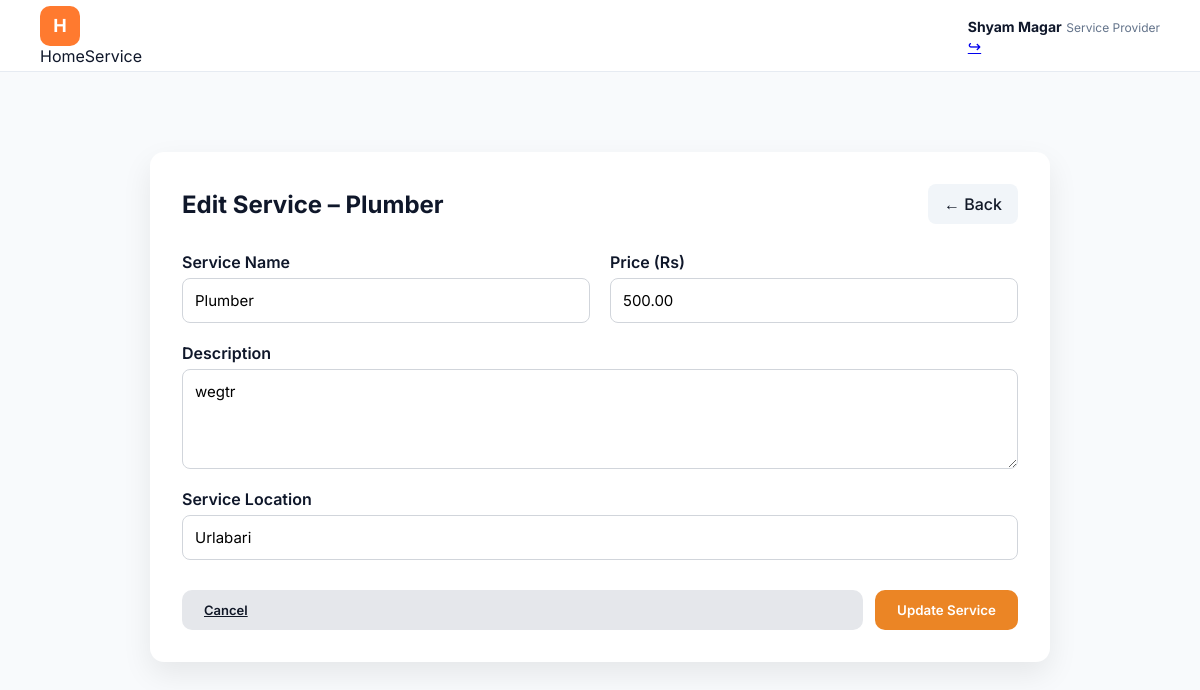
/booking/provider/services/edit/4/ (signed in), run on the app's committed database.
### booking/models.py (models this page shows, shortened)
class Service(models.Model):
    provider = models.ForeignKey(
        Profile,
        on_delete=models.CASCADE,
        related_name="services"
    )
    name = models.CharField(max_length=100)
    description = models.TextField()
    category = models.CharField(
        max_length=50,
        choices=CATEGORY_CHOICES
    )
    price = models.DecimalField(
        max_digits=10,
        decimal_places=2,
        default=0.00
    )
    location = models.CharField(
        max_length=255,
        null=True,
        blank=True
    )
    is_active = models.BooleanField(default=True)
    created_at = models.DateTimeField(auto_now_add=True)

### booking/views.py (the view, shortened to what this page needs)
# urls.py: path("provider/services/edit/<int:service_id>/", views.edit_service, name="edit_service"),
@login_required
def edit_service(request, service_id):
    service = get_object_or_404(
        Service,
        id=service_id,
        provider=request.user.profile
    )
    return render(request, "booking/edit_service.html", {
        "service": service
    })

### booking/templates/booking/edit_service.html (shortened to what this page needs)
{% load static %}
<!DOCTYPE html>
<html lang="en">
<head>
    <link rel="stylesheet" href="{% static 'account/css/dashboard.css' %}">
    <link rel="stylesheet" href="{% static 'booking/css/provider_services.css' %}">
</head>
<body>
<header class="navbar">
    <div class="logo">
        <div class="logo-box">H</div>
        <span>HomeService</span>
    </div>
    <div class="user-info">
        <div class="user-text">
            <strong>{{ request.user.first_name }}</strong>
            <span>Service Provider</span>
        </div>
        <a href="{% url 'logout' %}" class="logout">↪</a>
    </div>
</header>
<main class="container">
    <div class="edit-wrapper">
        <div class="edit-header">
            <h2>Edit Service – {{ service.name }}</h2>
            <a href="{% url 'provider_services' %}" class="back-btn">← Back</a>
        </div>
        <form method="post">
            <div class="form-grid">
                <div class="form-group">
                    <label>Service Name</label>
                    <input type="text" name="name" value="{{ service.name }}" required>
                </div>
                <div class="form-group">
                    <label>Price (Rs)</label>
                    <input type="number" name="price" value="{{ service.price }}" required>
                </div>
                <div class="form-group full">
                    <label>Description</label>
                    <textarea name="description" required>{{ service.description }}</textarea>
                </div>
                <div class="form-group full">
                    <label>Service Location</label>
                    <input type="text" name="location" value="{{ service.location }}">
                </div>
            </div>
            <div class="form-actions">
                <a href="{% url 'provider_services' %}" class="btn-secondary">Cancel</a>
                <button type="submit" class="btn-primary">Update Service</button>
            </div>
        </form>
    </div>
</main>
</body>
</html>

### account/static/account/css/dashboard.css (style rules this page uses)
* { margin: 0; padding: 0; box-sizing: border-box; font-family: 'Inter', sans-serif; }
body { background: #f8fafc; color: #0f172a; }
.navbar { height: 72px; padding: 0 40px; background: #fff; border-bottom: 1px solid #e6ebf2; display: flex; align-items: center; justify-content: space-between; }
.logo-box { width: 40px; height: 40px; background: #ff7a2f; color: #fff; font-weight: 700; font-size: 18px; border-radius: 10px; display: flex; align-items: center; justify-content: center; }
.user-text strong { font-size: 14px; }
.user-text span { font-size: 12px; color: #64748b; }
.container { padding: 40px; }
.btn-secondary { flex: 1; padding: 10px 16px; background: #f1f5f9; border: 1px solid #cbd5e1; border-radius: 8px; font-size: 13px; font-weight: 600; color: #0f172a; cursor: pointer; transition: all 0.2s ease; }

### booking/templates/booking/edit_service.html (style rules this page uses)
.edit-wrapper { max-width: 900px; margin: 40px auto; background: #fff; border-radius: 14px; padding: 32px; box-shadow: 0 12px 30px rgba(0,0,0,0.08); }
.edit-header { display: flex; justify-content: space-between; align-items: center; margin-bottom: 28px; }
.edit-header h2 { font-size: 24px; font-weight: 700; margin: 0; }
.back-btn { text-decoration: none; padding: 10px 16px; border-radius: 8px; background: #f1f5f9; color: #111827; font-weight: 500; }
.form-grid { display: grid; grid-template-columns: 1fr 1fr; gap: 20px; }
.form-group { display: flex; flex-direction: column; }
.form-group.full { grid-column: span 2; }
label { font-weight: 600; margin-bottom: 6px; }
input, textarea { padding: 12px; border-radius: 8px; border: 1px solid #d1d5db; font-size: 15px; }
textarea { resize: vertical; min-height: 100px; }
.form-actions { margin-top: 30px; display: flex; justify-content: flex-end; gap: 12px; }
.btn-primary { background: #eb8525ff; color: white; border: none; padding: 12px 22px; border-radius: 10px; font-weight: 600; cursor: pointer; }
.btn-secondary { background: #e5e7eb; color: #111827; border: none; padding: 12px 22px; border-radius: 10px; font-weight: 600; cursor: pointer; }

### data on the page
Service: name "Plumber", price "500.00", description "wegtr", location "Urlabari"

### other printed values
{{ request.user.first_name }} "Shyam Magar"
